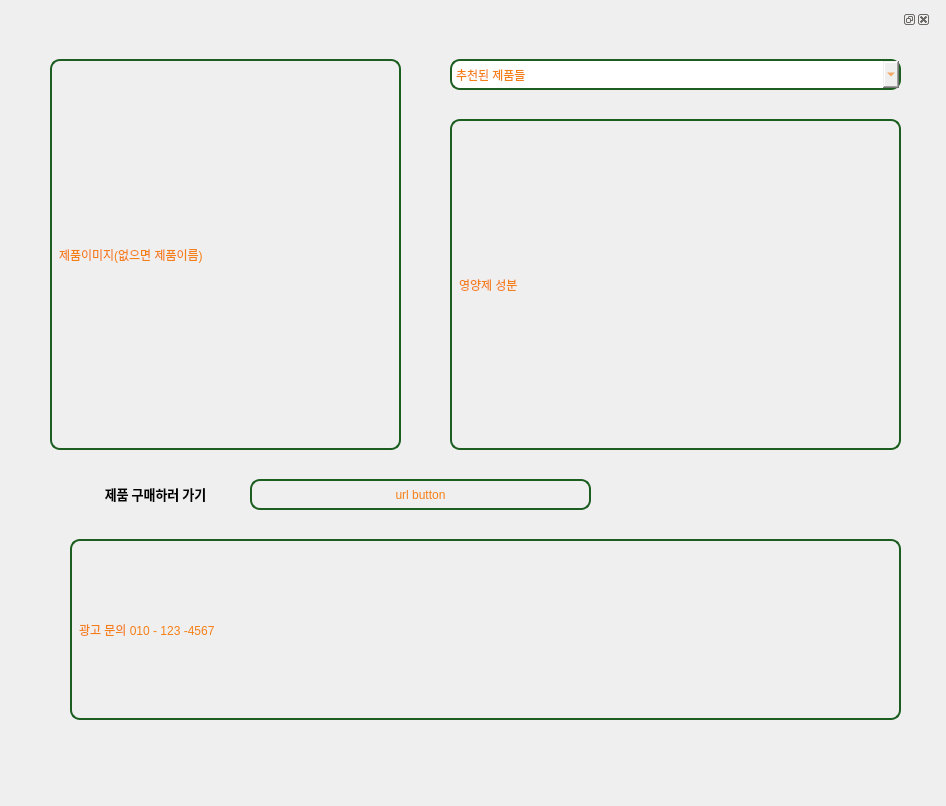
<?xml version="1.0" encoding="UTF-8"?>
<ui version="4.0">
 <class>Form</class>
 <widget class="QWidget" name="Form">
  <property name="geometry">
   <rect>
    <x>0</x>
    <y>0</y>
    <width>946</width>
    <height>806</height>
   </rect>
  </property>
  <property name="windowTitle">
   <string>Form</string>
  </property>
  <widget class="QDockWidget" name="dockWidget">
   <property name="geometry">
    <rect>
     <x>20</x>
     <y>10</y>
     <width>911</width>
     <height>781</height>
    </rect>
   </property>
   <property name="styleSheet">
    <string notr="true">/* QDockWidget 외곽 */
QDockWidget {
    background-color: transparent;
    border: 1px solid #616161;
    border-radius: 10px;
}

/* 내부 컨텐츠 배경만 (테두리 없음) */
QDockWidget QWidget {
    background-color: white;
    border: none;
    border-radius: 0px; /* 내부는 모서리 둥글지 않게 */
}

/* 타이틀 바 */
QDockWidget::title {
    background-color: #757575;
    color: white;
    padding: 12px;
    font-weight: bold;
    font-size: 14px;
    height: 30px;
    border-top-left-radius: 10px;
    border-top-right-radius: 10px;
    border: 1px solid #616161;
}

QDockWidget::close-button,
QDockWidget::float-button {
    background: transparent;
    border: 1px solid #616161;
    icon-size: 35px;               /* 아이콘 자체 크기 */
    padding: 0px;                  /* 아이콘 여백 */
    min-width: 25px;               /* 버튼 크기 */
    min-height: 25px;
    max-width: 25px;
    max-height: 25px;
}



QDockWidget::close-button {
    image: url(C:/intel_training/Ai_supplement/close_icon_off.png);
}

QDockWidget::float-button {
    image: url(C:/intel_training/Ai_supplement/restore_icon.png);
}

QDockWidget::close-button:hover,
QDockWidget::float-button:hover {
    background-color: #BDBDBD;
}

QMainWindow mainWindow;
mainWindow.setWindowIcon(QIcon(C:/intel_training/Ai_supplement/perilla_favicon.png));</string>
   </property>
   <widget class="QWidget" name="dockWidgetContents">
    <widget class="QLabel" name="label">
     <property name="geometry">
      <rect>
       <x>30</x>
       <y>30</y>
       <width>351</width>
       <height>391</height>
      </rect>
     </property>
     <property name="styleSheet">
      <string notr="true">QLabel
{

border-radius : 10px; /*모서리 둥글게*/
padding : 4px; /*내부 여백*/
border : 2px solid #1B5E20; /*테두리 추가*/
color : #F57F17
}</string>
     </property>
     <property name="text">
      <string>제품이미지(없으면 제품이름)</string>
     </property>
    </widget>
    <widget class="QLabel" name="label_2">
     <property name="geometry">
      <rect>
       <x>430</x>
       <y>90</y>
       <width>451</width>
       <height>331</height>
      </rect>
     </property>
     <property name="styleSheet">
      <string notr="true">QLabel
{

border-radius : 10px; /*모서리 둥글게*/
padding : 4px; /*내부 여백*/
border : 2px solid #1B5E20; /*테두리 추가*/
color : #F57F17
}</string>
     </property>
     <property name="text">
      <string>영양제 성분</string>
     </property>
    </widget>
    <widget class="QComboBox" name="comboBox">
     <property name="geometry">
      <rect>
       <x>430</x>
       <y>30</y>
       <width>451</width>
       <height>31</height>
      </rect>
     </property>
     <property name="styleSheet">
      <string notr="true">QComboBox
{

border-radius : 10px; /*모서리 둥글게*/
padding : 4px; /*내부 여백*/
border : 2px solid #1B5E20; /*테두리 추가*/
color : #F57F17
}</string>
     </property>
     <item>
      <property name="text">
       <string>추천된 제품들</string>
      </property>
     </item>
     <item>
      <property name="text">
       <string>추가하기</string>
      </property>
     </item>
    </widget>
    <widget class="QPushButton" name="pushButton_url">
     <property name="geometry">
      <rect>
       <x>230</x>
       <y>450</y>
       <width>341</width>
       <height>31</height>
      </rect>
     </property>
     <property name="styleSheet">
      <string notr="true">QPushButton
{

border-radius : 10px; /*모서리 둥글게*/
padding : 4px; /*내부 여백*/
border : 2px solid #1B5E20; /*테두리 추가*/
color : #F57F17
}</string>
     </property>
     <property name="text">
      <string>url button</string>
     </property>
    </widget>
    <widget class="QLabel" name="label_3">
     <property name="geometry">
      <rect>
       <x>60</x>
       <y>450</y>
       <width>151</width>
       <height>31</height>
      </rect>
     </property>
     <property name="font">
      <font>
       <family>Leelawadee UI</family>
       <pointsize>10</pointsize>
       <weight>75</weight>
       <bold>true</bold>
      </font>
     </property>
     <property name="text">
      <string>&lt;html&gt;&lt;head/&gt;&lt;body&gt;&lt;p align=&quot;center&quot;&gt;제품 구매하러 가기&lt;/p&gt;&lt;/body&gt;&lt;/html&gt;</string>
     </property>
    </widget>
    <widget class="QLabel" name="label_4">
     <property name="geometry">
      <rect>
       <x>50</x>
       <y>510</y>
       <width>831</width>
       <height>181</height>
      </rect>
     </property>
     <property name="styleSheet">
      <string notr="true">QLabel
{

border-radius : 10px; /*모서리 둥글게*/
padding : 4px; /*내부 여백*/
border : 2px solid #1B5E20; /*테두리 추가*/
color : #F57F17
}</string>
     </property>
     <property name="text">
      <string>광고 문의 010 - 123 -4567</string>
     </property>
    </widget>
   </widget>
  </widget>
 </widget>
 <resources/>
 <connections/>
</ui>
